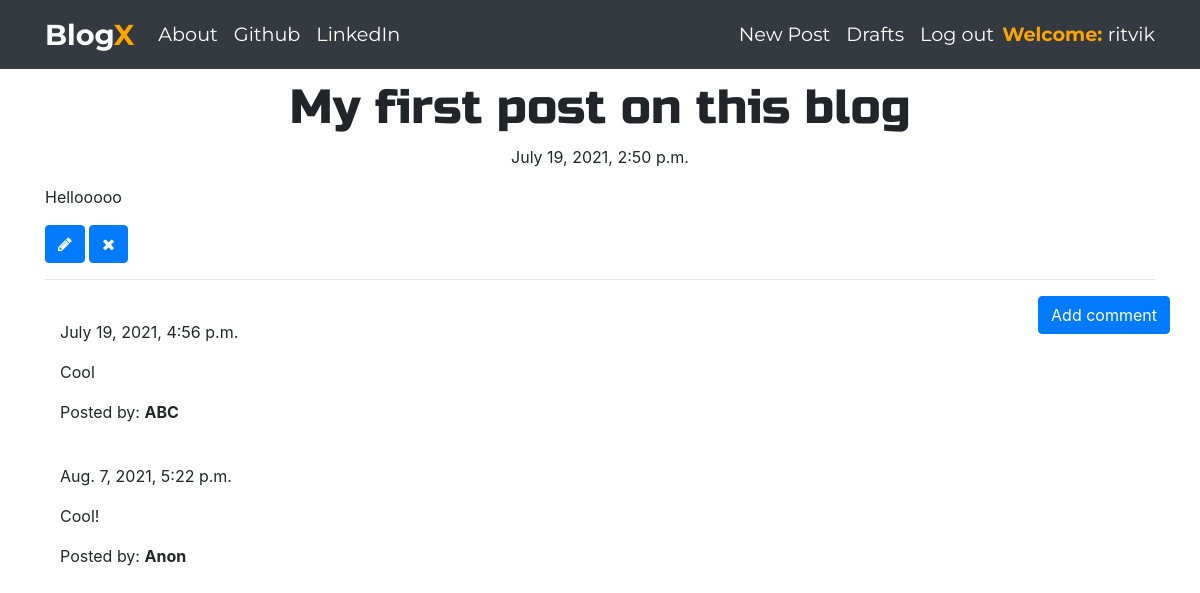
Page /post/4 (signed in) on the committed database.
### blog/models.py (models this page shows, shortened)
class Post(models.Model):
    author = models.ForeignKey('auth.User',on_delete=models.CASCADE)
    title = models.CharField(max_length=200)
    text = RichTextField(blank=True,null=True)
    created_date = models.DateTimeField(default=timezone.now)
    published_date = models.DateTimeField(blank=True, null=True)

class Comment(models.Model):
    post = models.ForeignKey('blog.Post', related_name='comments',on_delete=models.CASCADE)
    author = models.CharField(max_length=200)
    text = models.TextField()
    created_date = models.DateTimeField(default=timezone.now)
    approved_comment = models.BooleanField(default=False)

### blog/views.py (the view)
# urls.py: path('post/<int:pk>', views.PostDetailView.as_view(), name='post_detail'),
class PostDetailView(DetailView):
    model = Post

### blog/templates/blog/post_detail.html (shortened to what this page needs)
{% extends 'blog/base.html' %}
{% block content %}
        <h1 class='posttitle loader'>{{ post.title }}</h1>
        {% if post.published_date %}
            <div class="date postdate">
                {{ post.published_date }}
            </div>
        {% else %}
            <a class="btn btn-outline-dark" href="{% url 'post_publish' pk=post.pk %}">Publish</a>
        {% endif %}
      <p class='postcontent' >{{ post.text|safe|linebreaksbr }}</p>
      {% if user.is_authenticated %}
          <a class="btn btn-primary" href="{% url 'post_edit' pk=post.pk %}"><span class="fa fa-pencil"></span></a>
          <a class="btn btn-primary" href="{% url 'post_remove' pk=post.pk %}"><span class="fa fa-remove"></span></a>
      {% endif %}
  <hr>
  <a class="btn btn-primary btn-comment" href="{% url 'add_comment_to_post' pk=post.pk %}">Add comment</a>
  <div class="container">
  {% for comment in post.comments.all %}
  <br>
      {% if user.is_authenticated or comment.approved_comment %}
              {{ comment.created_date }}
          <p>{{ comment.text|safe|linebreaks }}</p>
          <p>Posted by: <strong>{{ comment.author }}</strong></p>
      {% endif %}
  {% empty %}
      <p>No comments posted.</p>
  {% endfor %}
</div>
{% endblock %}

### blog/templates/blog/base.html (shortened to what this page needs)
<!DOCTYPE html>
{% load static %}
<html>
  <head>
    <link rel="stylesheet" href="https://stackpath.bootstrapcdn.com/bootstrap/4.1.3/css/bootstrap.min.css"
>
    <link href="https://maxcdn.bootstrapcdn.com/font-awesome/4.7.0/css/font-awesome.min.css" rel="stylesheet">
    <link rel="stylesheet" href="{% static 'css1/blog1.css' %}">
  </head>
  <body class='loader'>
    <nav class="navbar navbar-expand-lg bg-dark techfont">
      <div class="container">
        <div class="navbar-nav align-items-center">
          <a class="navbar-brand bigbrand" href="{% url 'post_list' %}"><b>Blog<span style='color:orange'>X</span>
          </b></a>
          <a class="nav-item nav-link changeit" href="{% url 'about' %}">About</a>
          <a class="nav-item nav-link changeit" href="https://www.github.com">Github</a>
          <a class="nav-item nav-link changeit" href="https://www.linkedin.com">LinkedIn</a>
        </div>
        <div class="navbar-nav align-items-center ml-auto">
          {% if user.is_authenticated %}
            <a class="nav-item nav-link changeit" href="{% url 'post_new' %}">New Post</a>
            <a class="nav-item nav-link changeit" href="{% url 'post_draft_list' %}">Drafts</a>
            <a class="nav-item nav-link changeit" href="{% url 'logout' %}">Log out</a>
            <a><span style='color:orange'><b>Welcome: </b></span>{{ user.username }}</a>
          {% else %}
            <a class="nav-item nav-link changeit" href="{% url 'login' %}" aria-label="Login">
              <span class="fa fa-user" style="color:orange" aria-hidden="true"></span></a>
          {% endif %}
        </div>
      </div>
    </nav>
      <div class="content container">
        <div class="row">
          <div class="col-md-12">
            <div class="blog_posts">
              {% block content %}
              {% endblock %}
            </div>
          </div>
        </div>
      </div>
    </body>
</html>

### blog/static/css1/blog1.css (style rules this page uses)
.techfont { font-family: 'Montserrat', sans-serif; font-size: 1.2em; margin-bottom: 10px; color: white; }
.postdate { text-align: center; }
.posttitle { font-family: 'Russo One', sans-serif; font-size: 3em; text-align: center; }
.postcontent { font-family: 'Montserrat'; font-size: 1.5em; }
.btn-comment { position: absolute; right: 0px; }
.bigbrand { font-size: 1.5em; color: white; }
.changeit { color:white; }

### rows in the picture
Post: title "My first post on this blog", published_date "July 19, 2021, 2:50 p.m.", text "Hellooooo"
Comment: created_date "July 19, 2021, 4:56 p.m.", text "Cool", author "ABC"
Comment: created_date "Aug. 7, 2021, 5:22 p.m.", text "Cool!", author "Anon"

### other values in the picture
{{ user.username }} "ritvik"
